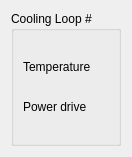
<?xml version="1.0" encoding="UTF-8"?>
<ui version="4.0">
 <class>CoolingLoop</class>
 <widget class="TaurusWidget" name="CoolingLoop">
  <property name="geometry">
   <rect>
    <x>0</x>
    <y>0</y>
    <width>122</width>
    <height>136</height>
   </rect>
  </property>
  <property name="windowTitle">
   <string>Form</string>
  </property>
  <layout class="QGridLayout" name="gridLayout">
   <item row="0" column="0">
    <widget class="TaurusGroupBox" name="coolingLoopGroup">
     <property name="title">
      <string>Cooling Loop #</string>
     </property>
     <layout class="QGridLayout" name="gridLayout_2">
      <item row="1" column="0">
       <widget class="QLabel" name="temperatureLabel">
        <property name="text">
         <string>Temperature</string>
        </property>
       </widget>
      </item>
      <item row="3" column="0">
       <widget class="QLabel" name="powerLabel">
        <property name="text">
         <string>Power drive</string>
        </property>
       </widget>
      </item>
      <item row="2" column="0">
       <widget class="TaurusLabel" name="temperatureValue">
        <property name="suffixText">
         <string/>
        </property>
       </widget>
      </item>
      <item row="4" column="0">
       <widget class="TaurusLabel" name="powerValue">
        <property name="suffixText">
         <string/>
        </property>
       </widget>
      </item>
      <item row="0" column="0">
       <widget class="TaurusLabel" name="coolingLoopStatus"/>
      </item>
     </layout>
    </widget>
   </item>
  </layout>
 </widget>
 <customwidgets>
  <customwidget>
   <class>TaurusWidget</class>
   <extends>QWidget</extends>
   <header>taurus.qt.qtgui.container</header>
   <container>1</container>
  </customwidget>
  <customwidget>
   <class>TaurusGroupBox</class>
   <extends>QGroupBox</extends>
   <header>taurus.qt.qtgui.container</header>
   <container>1</container>
  </customwidget>
  <customwidget>
   <class>TaurusLabel</class>
   <extends>QLabel</extends>
   <header>taurus.qt.qtgui.display</header>
  </customwidget>
 </customwidgets>
 <resources/>
 <connections/>
</ui>
